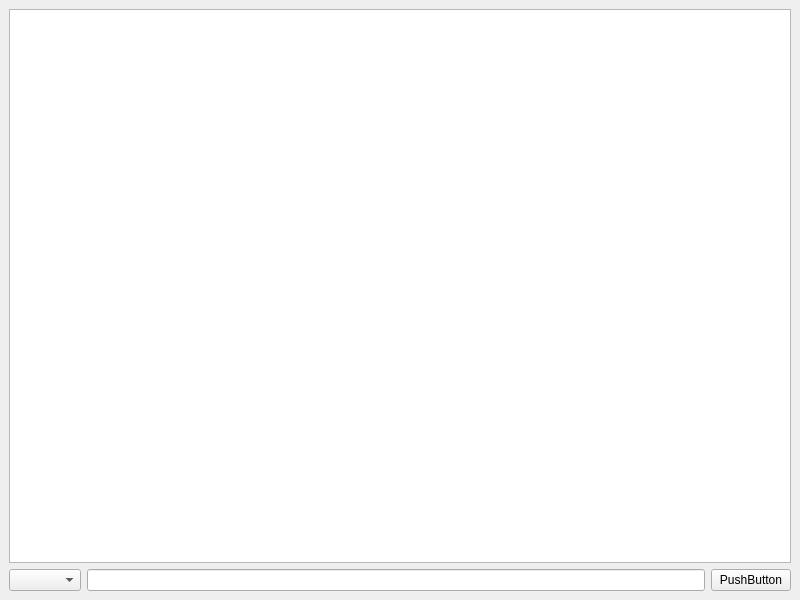
<?xml version="1.0" encoding="UTF-8"?>
<ui version="4.0">
 <class>Server</class>
 <widget class="QMainWindow" name="Server">
  <property name="geometry">
   <rect>
    <x>0</x>
    <y>0</y>
    <width>800</width>
    <height>600</height>
   </rect>
  </property>
  <property name="windowTitle">
   <string>Server</string>
  </property>
  <widget class="QWidget" name="centralwidget">
   <layout class="QVBoxLayout" name="verticalLayout">
    <item>
     <widget class="QListWidget" name="lstMessages"/>
    </item>
    <item>
     <layout class="QHBoxLayout" name="horizontalLayout">
      <item>
       <widget class="QComboBox" name="cbClients"/>
      </item>
      <item>
       <widget class="QLineEdit" name="lnMessage"/>
      </item>
      <item>
       <widget class="QPushButton" name="btnSend">
        <property name="text">
         <string>PushButton</string>
        </property>
       </widget>
      </item>
     </layout>
    </item>
   </layout>
  </widget>
 </widget>
 <resources/>
 <connections/>
</ui>
